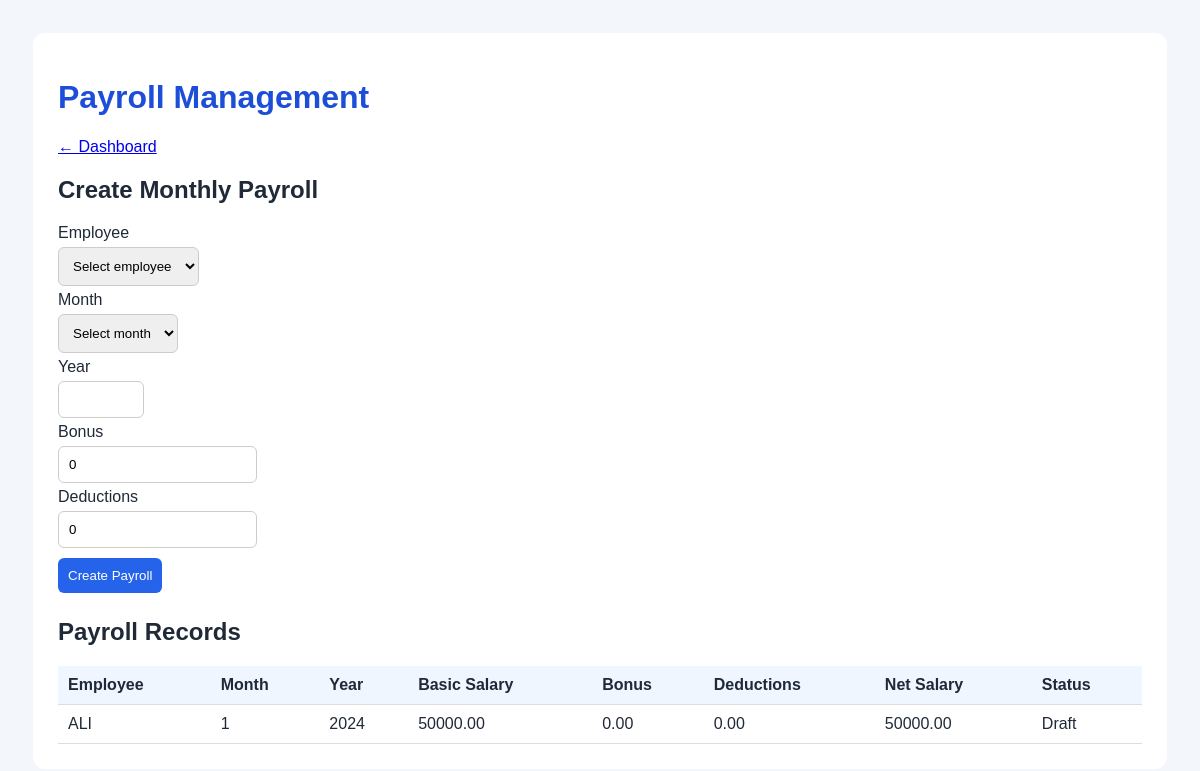
The page /payroll/ (signed in) on the database its author committed.
### core/models.py (models this page shows, shortened)
class Payroll(models.Model):
    STATUS = [
        ("Draft", "Draft"),
        ("Finalized", "Finalized"),
        ("Paid", "Paid"),
    ]
    employee = models.ForeignKey(
        Employee,
        on_delete=models.CASCADE,
    )
    month = models.PositiveSmallIntegerField()
    year = models.PositiveSmallIntegerField()
    basic_salary = models.DecimalField(
        max_digits=10,
        decimal_places=2,
    )
    bonus = models.DecimalField(
        max_digits=10,
        decimal_places=2,
        default=0,
    )
    deductions = models.DecimalField(
        max_digits=10,
        decimal_places=2,
        default=0,
    )
    status = models.CharField(
        max_length=10,
        choices=STATUS,
        default="Draft",
    )
    created_at = models.DateTimeField(auto_now_add=True)
    class Meta:
        unique_together = ("employee", "month", "year")
        ordering = ["-year", "-month"]
    @property
    def net_salary(self):
        return self.basic_salary + self.bonus - self.deductions

class Employee(models.Model):
    ROLE_CHOICES = [
        ("Admin", "Admin"),
        ("HR", "HR"),
        ("Employee", "Employee"),
    ]
    user = models.OneToOneField(
        User,
        on_delete=models.SET_NULL,
        null=True,
        blank=True,
    )
    company = models.ForeignKey(
        Company,
        on_delete=models.SET_NULL,
        null=True,
        blank=True,
    )
    name = models.CharField(max_length=100)
    email = models.EmailField(unique=True)
    job_title = models.CharField(max_length=100)
    department = models.CharField(max_length=50)
    joining_date = models.DateField()
    salary = models.DecimalField(max_digits=10, decimal_places=2)
    role = models.CharField(
        max_length=10,
        choices=ROLE_CHOICES,
        default="Employee",
    )
    is_active = models.BooleanField(default=True)

### core/views.py (the view, shortened to what this page needs)
@login_required(login_url="/login/")
def payroll_page(request):
    if not is_hr_or_admin(request):
        messages.error(
            request, "Only Admin or HR can access payroll."
        )
        return redirect("dashboard")
    employees = Employee.objects.filter(
        is_active=True
    ).order_by("name")
    payrolls = Payroll.objects.select_related(
        "employee"
    ).order_by("-year", "-month", "employee__name")
    return render(
        request,
        "core/payroll.html",
        {"employees": employees, "payrolls": payrolls},
    )

### core/views.py (called while the page is built)
def get_employee(request):
    return Employee.objects.filter(user=request.user).first()

def is_hr_or_admin(request):
    employee = get_employee(request)
    return request.user.is_superuser or (
        employee is not None and employee.role in ["Admin", "HR"]
    )

### core/templates/core/payroll.html (shortened to what this page needs)
<!DOCTYPE html>
<html lang="en">
<head>
</head>
<body>
<main>
    <h1>Payroll Management</h1>
    <p><a href="/">← Dashboard</a></p>
    <h2>Create Monthly Payroll</h2>
    <form method="post">
        <label>Employee</label><br>
        <select name="employee_id" required>
            <option value="">Select employee</option>
        </select><br>
        <label>Month</label><br>
        <select name="month" required>
            <option value="">Select month</option>
        </select><br>
        <label>Year</label><br>
        <input type="number" name="year" min="2000" max="2100" value="{{ now_year }}" required><br>
        <label>Bonus</label><br>
        <input type="number" name="bonus" min="0" step="0.01" value="0" required><br>
        <label>Deductions</label><br>
        <input type="number" name="deductions" min="0" step="0.01" value="0" required><br>
        <button type="submit">Create Payroll</button>
    </form>
    <h2>Payroll Records</h2>
    <table>
        <thead>
            <tr>
                <th>Employee</th><th>Month</th><th>Year</th>
                <th>Basic Salary</th><th>Bonus</th><th>Deductions</th>
                <th>Net Salary</th><th>Status</th>
            </tr>
        </thead>
        <tbody>
        {% for payroll in payrolls %}
            <tr>
                <td>{{ payroll.employee.name }}</td>
                <td>{{ payroll.month }}</td>
                <td>{{ payroll.year }}</td>
                <td>{{ payroll.basic_salary }}</td>
                <td>{{ payroll.bonus }}</td>
                <td>{{ payroll.deductions }}</td>
                <td>{{ payroll.net_salary }}</td>
                <td>{{ payroll.status }}</td>
            </tr>
        {% empty %}
            <tr><td colspan="8">No payroll records found.</td></tr>
        {% endfor %}
        </tbody>
    </table>
</main>
</body>
</html>

### core/templates/core/payroll.html (style rules this page uses)
body { font-family: Arial, sans-serif; background: #f3f6fb; padding: 25px; color: #1f2937; }
main { max-width: 1100px; margin: auto; background: white; padding: 25px; border-radius: 12px; }
h1 { color: #1d4ed8; }
input, select, button { padding: 10px; margin: 5px 0; border: 1px solid #ccc; border-radius: 6px; }
button { background: #2563eb; color: white; border: none; cursor: pointer; }
table { width: 100%; border-collapse: collapse; margin-top: 20px; }
th, td { text-align: left; padding: 10px; border-bottom: 1px solid #ddd; }
th { background: #eff6ff; }

### rows shown on the page
Payroll: employee.name "ALI", month "1", year "2024", basic_salary "50000.00", bonus "0.00", deductions "0.00", net_salary "50000.00", status "Draft"
